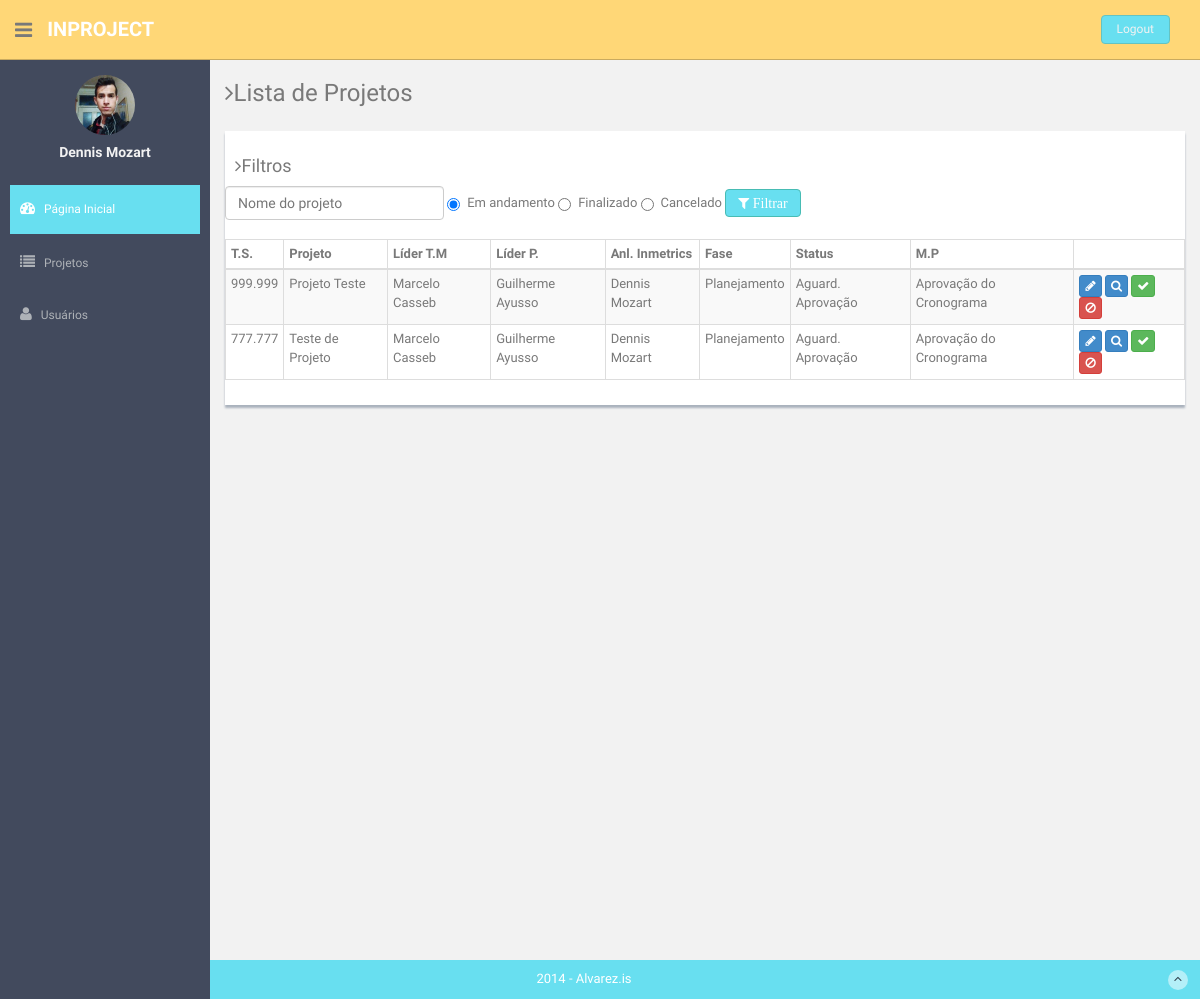
/myprojects.php (signed in), run on the app's committed database.
### tables this page shows
CREATE TABLE `tab_projeto` (
  `id_prj` int(11) NOT NULL,
  `ts_prj` varchar(255) NOT NULL,
  `nmp_prj` varchar(255) NOT NULL,
  `id_cc` int(11) NOT NULL,
  `id_lc` int(11) NOT NULL,
  `id_lp` int(11) NOT NULL,
  `id_user` int(11) NOT NULL,
  `id_inmetrics_user` int(11) NOT NULL,
  `id_f` int(11) NOT NULL,
  `id_status` int(11) NOT NULL,
  `id_mtp` int(11) NOT NULL,
  `doc_prj` int(11) NOT NULL,
  `reu_prj` int(11) NOT NULL,
  `mrr_prj` int(11) NOT NULL,
  `crono_prj` int(11) NOT NULL,
  `aprv_prj` int(11) NOT NULL
);

CREATE TABLE `tab_lider_cliente` (
  `id_lc` int(11) NOT NULL,
  `id_clt` int(11) NOT NULL,
  `nome_lc` varchar(255) NOT NULL,
  `email_lc` varchar(255) NOT NULL,
  `id_user` int(11) NOT NULL,
  `active_lc` int(11) NOT NULL
);

CREATE TABLE `tab_lider_projeto` (
  `id_lp` int(11) NOT NULL,
  `id_clt` int(11) NOT NULL,
  `nome_lp` varchar(255) NOT NULL,
  `email_lp` varchar(255) NOT NULL,
  `id_user` int(11) NOT NULL,
  `active_lp` int(11) NOT NULL
);

CREATE TABLE `tab_user` (
  `id_user` int(11) NOT NULL,
  `id_cc` int(11) NOT NULL,
  `nome_user` varchar(255) NOT NULL,
  `funcao_user` varchar(255) NOT NULL,
  `tel_user` int(20) NOT NULL,
  `email_in_user` varchar(255) NOT NULL,
  `senha_user` varchar(255) NOT NULL,
  `thumbnail_user` varchar(255) NOT NULL,
  `active_user` int(11) NOT NULL
);

CREATE TABLE `tab_fases` (
  `id_f` int(11) NOT NULL,
  `nome_f` varchar(255) NOT NULL,
  `desc_f` longtext NOT NULL,
  `id_user` int(11) NOT NULL
);

CREATE TABLE `tab_status` (
  `id_status` int(11) NOT NULL,
  `nome_status` varchar(255) NOT NULL,
  `desc_status` longtext NOT NULL,
  `id_user` int(11) NOT NULL
);

CREATE TABLE `tab_mot_pend` (
  `id_mtp` int(11) NOT NULL,
  `nome_mtp` varchar(255) NOT NULL,
  `desc_mtp` longtext NOT NULL,
  `id_user` int(11) NOT NULL
);

### classes/connection.php (called while the page is built, shortened)
<?php
	class connection
	{
		public static function tryconnect()
		{
			try
			{
				return true;
			}
			catch(PDOException $error)
			{
				return false;
			}
		}
	}
?>

### classes/project.php (the view, shortened to what this page needs)
<?php
require_once('connection.php');
class projects
{
	public function getProjects($type)
	{
		switch($type)
		{
			case "normaluser": self::showmyprojects();
			break;
		}
	}
	public function showmyprojects()
	{
		$connect = new connection;
		if($connect->tryconnect())
		{
			$connector = $connect->getConnector();
			$sql = "SELECT projeto.id_prj AS ID, projeto.ts_prj AS TS, projeto.nmp_prj AS NomeProjeto,
			ltm.nome_lc AS NomeLiderTestes,
			lp.nome_lp AS NomeLiderProjetos,
			user.nome_user AS NomeAnalista,
			fases.nome_f AS NomeFase,
			status.nome_status AS NomeStatus,
			mot_pend.nome_mtp AS NomeMotivo
			FROM TAB_projeto AS projeto
			INNER JOIN TAB_lider_cliente AS ltm ON ltm.id_lc = projeto.id_lc
			INNER JOIN TAB_lider_projeto AS lp ON lp.id_lp = projeto.id_lp
			INNER JOIN TAB_user AS user ON user.id_user = projeto.id_inmetrics_user
			INNER JOIN TAB_fases AS fases ON fases.id_f = projeto.id_f
			INNER JOIN TAB_status AS status ON status.id_status = projeto.id_status
			INNER JOIN TAB_mot_pend AS mot_pend ON mot_pend.id_mtp = projeto.id_mtp
			WHERE projeto.id_cc=:cc AND projeto.id_inmetrics_user=:user AND projeto.id_f != 5 AND projeto.id_f != 8";
			$query = $connector->prepare($sql);
			$query->bindParam(':cc', $_SESSION['cc'], PDO::PARAM_STR);
			$query->bindParam(':user', $_SESSION['id'], PDO::PARAM_STR);
			$query->execute();
			$rowC = $query->rowCount();
			if($rowC > 0)
			{
				while($result = $query->FETCH(PDO::FETCH_OBJ))
				{
					$idprojeto = $result->ID;
					$ts = $result->TS;
					$nomeprojeto = $result->NomeProjeto;
					$ltm = $result->NomeLiderTestes;
					$lp = $result->NomeLiderProjetos;
					$analista = $result->NomeAnalista;
					$fase = $result->NomeFase;
					$status = $result->NomeStatus;
					$pendencia = $result->NomeMotivo;
					echo '		<tr>';
					echo '			  <td class="numeric">'.$ts.'</td>';
					echo '			  <td>'.$nomeprojeto.'</td>';
					echo '			  <td>'.$ltm.'</td>';
					echo '			  <td>'.$lp.'</td>';
					echo '			  <td>'.$analista.'</td>';
					echo '			  <td>'.$fase.'</td>';
					echo '			  <td>'.$status.'</td>';
					echo '			  <td>'.$pendencia.'</td>';
					echo '			  <td>';
					echo '				<a data-toggle="modal" href="myprojects.php#myModal"><button class="btn btn-primary btn-xs"><i class="fa fa-pencil"></i></button></a>';
					echo '				<a href="project.php?p='.$idprojeto.'"><button class="btn btn-primary btn-xs"><i class="fa fa-search"></i></button></a>';
					echo '				<a data-toggle="modal" href="myprojects.php#encerramento"><button class="btn btn-success btn-xs"><i class=" fa fa-check"></i></button></a>';
					echo '				<a data-toggle="modal" href="myprojects.php#cancelamento"><button class="btn btn-danger btn-xs"><i class="fa fa-ban"></i></button></a>';
					echo '			  </td>';
					echo '		</tr>';
				}
			}
		}
	}
}
?>

### myprojects.php (shortened to what this page needs)
<?php
	require_once('classes/project.php');
	$project = new projects;
?>
<!DOCTYPE html>
<html lang="en">
  <head>
    <link href="assets/css/bootstrap.css" rel="stylesheet">
    <link href="assets/font-awesome/css/font-awesome.css" rel="stylesheet" />
    <link href="assets/css/style.css" rel="stylesheet">
    <link href="assets/css/style-responsive.css" rel="stylesheet">
  </head>
  <body>
  <section id="container" >
      <?php include('includes/header.php'); ?>
     <?php include('includes/menu.php');?>
      <section id="main-content">
          <section class="wrapper site-min-height">
          	<h3><i class="fa fa-angle-right"></i>Lista de Projetos</h3>
          	<div class="row mt">
			  		<div class="col-lg-12">
                      <div class="content-panel">
                      <h4><i class="fa fa-angle-right"></i>Filtros</h4>
						<div class="radio">
						<form class="form-inline" role="form" action="?filter">
                          <div class="form-group">
                              <input type="email" class="form-control" id="projectname" placeholder="Nome do projeto">
                          </div>
                          <div class="form-group">
                              <label>
								<input type="radio" name="optionsRadios" id="optionsRadios3" value="andamento" checked>
								Em andamento
							  </label>
							  <label>
								<input type="radio" name="optionsRadios" id="optionsRadios2" value="finalizado">
								Finalizado
							  </label>
							  <label>
								<input type="radio" name="optionsRadios" id="optionsRadios1" value="cancelado">
								Cancelado
							  </label>
                          </div>
                          <button type="submit" class="btn btn-theme fa fa-filter"> Filtrar</button>
						</form>
						<br/>
                          <section id="unseen">
                            <table class="table table-bordered table-striped table-condensed">
                              <thead>
                              <tr>
                                  <th>T.S.</th>
                                  <th>Projeto</th>
                                  <th>Líder T.M</th>
                                  <th>Líder P.</th>
                                  <th>Anl. Inmetrics</th>
                                  <th>Fase</th>
                                  <th>Status</th>
                                  <th>M.P</th>
								  <th></th>
                              </tr>
                              </thead>
                              <tbody>
								<?php
									$project->getProjects("normaluser");
								?>
                              </tbody>
                          </table>
                          </section>
                  </div>
               </div>
		  	</div>
		</section><! --/wrapper -->
      </section>
      <footer class="site-footer">
          <div class="text-center">
              2014 - Alvarez.is
              <a href="blank.html#" class="go-top">
                  <i class="fa fa-angle-up"></i>
              </a>
          </div>
      </footer>
  </section>
  </body>
</html>

### includes/header.php
 <header class="header black-bg">
	  <div class="sidebar-toggle-box">
		  <div class="fa fa-bars tooltips" data-placement="right" data-original-title="Toggle Navigation"></div>
	  </div>
	<a href="index.php" class="logo"><b>InProject</b></a>
	<div class="top-menu">
		<ul class="nav pull-right top-menu">
			<li><a class="logout" href="?logout">Logout</a></li>
		</ul>
	</div>
</header>

### includes/menu.php (shortened to what this page needs)
<aside>
    <div id="sidebar"  class="nav-collapse ">
        <ul class="sidebar-menu" id="nav-accordion">
        	  <p class="centered"><a href="myuser.php?id=<?php echo $_SESSION['id'];?>"><img src="user_thumb/<?php echo $_SESSION['image']; ?>" class="img-circle" width="60"></a></p>
        	  <h5 class="centered"><?php echo $_SESSION['nome']; ?></h5>
            <li class="mt">
                <a class="active" href="home.php">
                    <i class="fa fa-dashboard"></i>
                    <span>Página Inicial</span>
                </a>
            </li>
<li class="sub-menu">
                <a href="javascript:;" >
                    <i class="fa fa-list"></i>
                    <span>Projetos</span>
                </a>
            </li>
            <li class="sub-menu">
                <a href="javascript:;" >
                    <i class="fa fa-user"></i>
                    <span>Usuários</span>
                </a>
            </li>
        </ul>
    </div>
</aside>

### assets/css/style.css (style rules this page uses)
body { color: #797979; background: #f2f2f2; font-family: 'Ruda', sans-serif; padding: 0px !important; margin: 0px !important; font-size:13px; }
ul li { list-style: none; }
a, a:hover, a:focus { text-decoration: none; outline: none; }
#container { width: 100%; height: 100%; }
.btn-theme { color: #fff; background-color: #68dff0; border-color: #48bcb4; }
.centered { text-align: center; }
.mt { margin-top: 25px; }
ul.top-menu > li > .logout { color: #f2f2f2; font-size: 12px; border-radius: 4px; -webkit-border-radius: 4px; border: 1px solid #64c3c2 !important; padding: 5px 15px; margin-right: 15px; background: #68dff0; margin-top: 15px; }
#sidebar { width: 210px; height: 100%; position: fixed; background: #424a5d; }
#sidebar h5 { color: #f2f2f2; font-weight: 700; }
#sidebar ul li { position: relative; }
ul.sidebar-menu , ul.sidebar-menu li ul.sub { margin: -2px 0 0; padding: 0; }
ul.sidebar-menu { margin-top: 75px; }
ul.sidebar-menu li { margin-bottom: 5px; margin-left:10px; margin-right:10px; }
ul.sidebar-menu li.sub-menu { line-height: 15px; }
ul.sidebar-menu li a span { display: inline-block; }
ul.sidebar-menu li a { color: #aeb2b7; text-decoration: none; display: block; padding: 15px 0 15px 10px; font-size: 12px; outline: none; -webkit-transition: all 0.3s ease; -moz-transition: all 0.3s ease; -o-transition: all 0.3s ease; -ms-transition: all 0.3s ease; transition: all 0.3s ease; }
ul.sidebar-menu li a.active, ul.sidebar-menu li a:hover, ul.sidebar-menu li a:focus { background: #68dff0; color: #fff; display: block; -webkit-transition: all 0.3s ease; -moz-transition: all 0.3s ease; -o-transition: all 0.3s ease; -ms-transition: all 0.3s ease; transition: all 0.3s ease; }
ul.sidebar-menu li a i { font-size: 15px; padding-right: 6px; }
ul.sidebar-menu li a.active i { color: #fff; }
#main-content { margin-left: 210px; }
.header, .footer { min-height: 60px; padding: 0 15px; }
.header { position: fixed; left: 0; right: 0; z-index: 1002; }
.black-bg { background: #ffd777; border-bottom: 1px solid #c9aa5f; }
.wrapper { display: inline-block; margin-top: 60px; padding-left: 15px; padding-right: 15px; padding-bottom: 15px; padding-top: 0px; width: 100%; }
a.logo { font-size: 20px; color: #ffffff; float: left; margin-top: 15px; text-transform: uppercase; }
a.logo b { font-weight: 900; }
#top_menu .nav > li, ul.top-menu > li { float: left; }
ul.top-menu > li > a { color: #666666; font-size: 16px; border-radius: 4px; -webkit-border-radius: 4px; border:1px solid #666666 !important; padding: 2px 6px; margin-right: 15px; }
.sidebar-toggle-box { float: left; padding-right: 15px; margin-top: 20px; }
.sidebar-toggle-box .fa-bars { cursor: pointer; display: inline-block; font-size: 20px; }
.content-panel { background: #ffffff; box-shadow: 0px 3px 2px #aab2bd; padding-top: 15px; padding-bottom: 5px; }
.content-panel h4 { margin-left: 10px; }
label { font-weight: 400; }
.site-footer { background: #68dff0; color: #fff; padding: 10px 0; }
.go-top { margin-right: 1%; float: right; background: rgba(255,255,255,.5); width: 20px; height: 20px; border-radius: 50%; -webkit-border-radius: 50%; }
.go-top i { color: #2A3542; }
.site-min-height { min-height: 900px; }

### data on the page
tab_projeto: ts_prj "999.999", nmp_prj "Projeto Teste", id_lc.nome_lc "Marcelo Casseb", id_lp.nome_lp "Guilherme Ayusso", id_user.nome_user "Dennis Mozart", tab_fases.nome_f "Planejamento", id_status.nome_status "Aguard. Aprovação", id_mtp.nome_mtp "Aprovação do Cronograma"
tab_projeto: ts_prj "777.777", nmp_prj "Teste de Projeto", id_lc.nome_lc "Marcelo Casseb", id_lp.nome_lp "Guilherme Ayusso", id_user.nome_user "Dennis Mozart", tab_fases.nome_f "Planejamento", id_status.nome_status "Aguard. Aprovação", id_mtp.nome_mtp "Aprovação do Cronograma"

### other printed values
$_SESSION['nome'] "Dennis Mozart"
